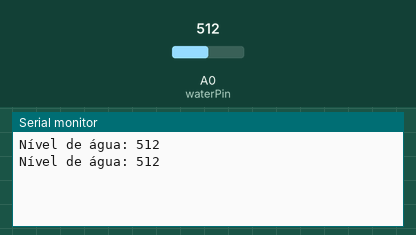
Recording of a sketch running on a simulated Arduino Uno, built with avr-gcc and run on an emulated ATmega328P. Shown: the last lines printed to the serial monitor. Inputs (shaded band) come from the test bench; at power-on: A0 (waterPin) = 512.

Above: at 1.8 s.
1.9 s: A0 (waterPin) set to 716
At 2.7 s:
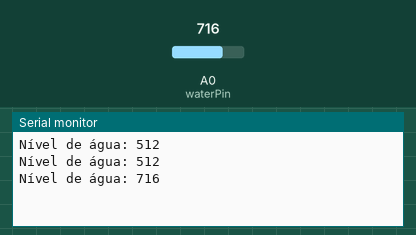
3.4 s: A0 (waterPin) set to 900
At 4.8 s:
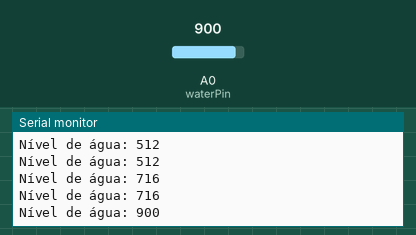
Timing chart, 0 to 6.4 s (numbered marks = the images above; inputs shaded):
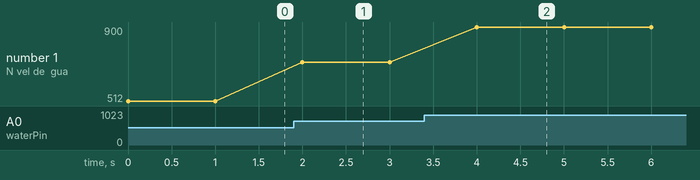

Measured:
- after the input at 1.9 s, the serial monitor: prints a new line after 0.10 s (image 1)
- after the input at 3.4 s, the serial monitor: prints a new line after 0.60 s (image 2)
- plotted number 1: 512 → 716 after the input at 1.9 s, 716 → 900 after the input at 3.4 s

The sketch:

SensorDeNivelDeAgua.ino
```cpp
int waterPin = A0;

void setup() {
  Serial.begin(9600);
}
void loop() {
  int value = analogRead(waterPin);
  Serial.print("Nível de água: ");
  Serial.println(value);
  delay(1000);
}
```
